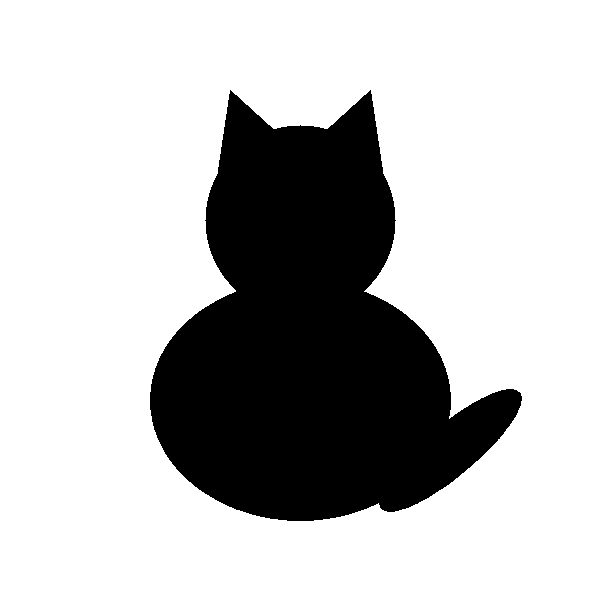
#> input picture samples/cat.png, 600 x 600 px
$ python -i preprocess.py   (imports and definitions only)
#> lines starting #> are read from the running program, lines starting #| are printed output that depends on the picture; after the words box and inside, x2 and y2 are one past the last pixel; in counts of white or black regions, pixels touching at a corner belong together
"""Stage 1: load an image and prepare it for contour detection."""

from io import BytesIO
from pathlib import Path

import cv2
import numpy as np
from PIL import Image, ImageOps
from pillow_heif import register_heif_opener

# Teach Pillow to open iPhone .HEIC photos.
# [1 line not run here, left out]

# Working resolution. Photos straight off a phone are ~4000px wide, which is
# slow to process and full of noise we don't want anyway.
MAX_SIDE = 800


def load_image(path: str | Path) -> np.ndarray:
    """Read an image from disk as a BGR array (OpenCV's default channel order)."""
#> called with path = '../samples/cat.png'
    try:
        with Image.open(path) as image:
#> image is the input picture: PIL image 600x600 RGB; values 30 (black) and 255 (white), 74.6% white; 1 black region, box (x1, y1, x2, y2) and area: (150, 90, 522, 521) 91341
            return _to_bgr(image)
    except (OSError, ValueError) as error:  # missing, unreadable, or not an image
        raise FileNotFoundError(f"Could not read image: {path}") from error


def decode_image(data: bytes) -> np.ndarray:
    """Decode an image from raw file bytes (e.g. an upload) into a BGR array."""
    try:
        with Image.open(BytesIO(data)) as image:
            return _to_bgr(image)
    except (OSError, ValueError) as error:
        raise ValueError("Could not read image: unsupported or corrupt file") from error


def _to_bgr(image: Image.Image) -> np.ndarray:
    """Normalize any Pillow image to an upright, 8-bit, 3-channel BGR array.

    - Phone photos store their rotation in EXIF metadata; apply it so the
      picture isn't sideways.
    - Transparent areas become white. (Left alone they'd turn black, and a
      cut-out photo would look like a subject surrounded by a sea of ink.)
    """
    image = ImageOps.exif_transpose(image)
    rgba = np.asarray(image.convert("RGBA"), dtype=np.float32)
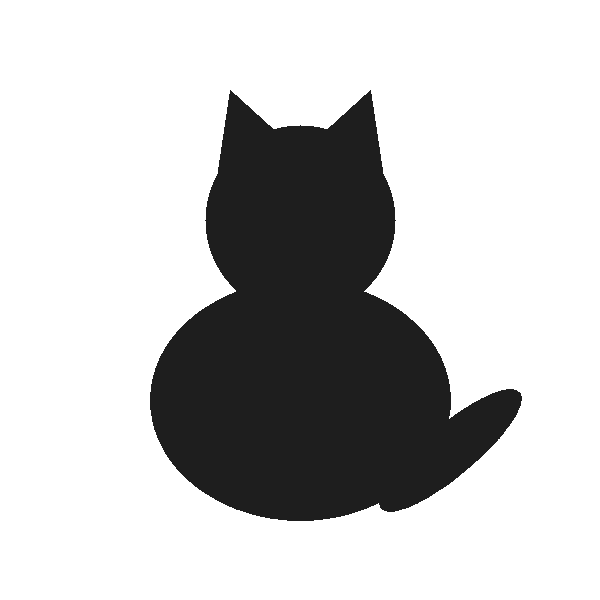
#> rgba: shape (600, 600, 4) float32; mean R, G, B, A 198.8, 198.8, 198.8, 255.8
    alpha = rgba[:, :, 3:4] / 255
#> alpha: shape (600, 600, 1) float32; every value is 1
    rgb = rgba[:, :, :3] * alpha + 255 * (1 - alpha)
    return cv2.cvtColor(rgb.astype(np.uint8), cv2.COLOR_RGB2BGR)


def resize(image: np.ndarray, max_side: int = MAX_SIDE) -> np.ndarray:
    """Scale the image so its longest side is exactly `max_side` pixels.

    Small images are enlarged too: line widths, blur sizes and other
    thresholds are tuned for the working size, and a 400px clip-art image
    would otherwise lose its eyes as "specks".
    """
#> called with max_side = 800
    height, width = image.shape[:2]
#> height = 600; width = 600
    scale = max_side / max(height, width)
#> scale = 1.33
    if scale == 1:
        return image
    new_size = (round(width * scale), round(height * scale))
#> new_size = (800, 800)
    # INTER_AREA averages pixels (best for shrinking); INTER_CUBIC interpolates
    # smoothly (best for enlarging).
    interpolation = cv2.INTER_AREA if scale < 1 else cv2.INTER_CUBIC
#> interpolation = 2
    return cv2.resize(image, new_size, interpolation=interpolation)


def to_grayscale(image: np.ndarray) -> np.ndarray:
    """Convert to a single-channel image and blur away fine texture."""
    gray = cv2.cvtColor(image, cv2.COLOR_BGR2GRAY)
    # A small blur removes pixel-level noise (grain, JPEG artifacts) so the
    # threshold step produces smooth outlines instead of jagged ones.
    return cv2.GaussianBlur(gray, (5, 5), 0)
#> returned value: shape (800, 800)


def preprocess(path: str | Path) -> np.ndarray:
    """Load, resize and grayscale an image in one call."""
    return to_grayscale(resize(load_image(path)))

>>> result = preprocess('../samples/cat.png')

$ run again, on samples/star.png
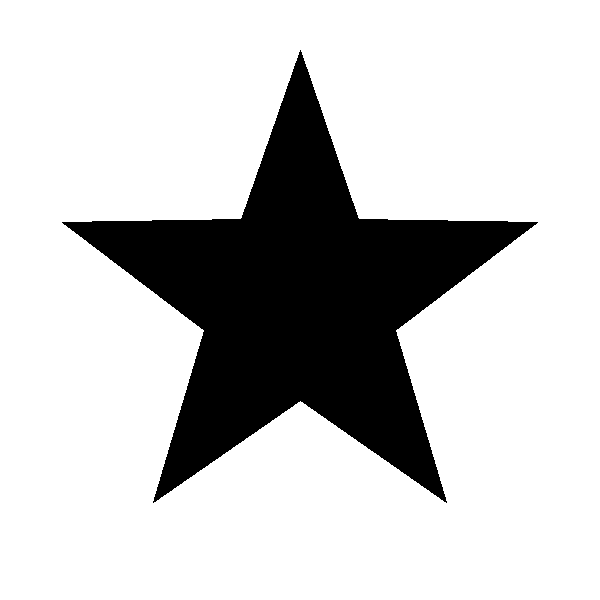
#> input picture samples/star.png, 600 x 600 px
#> in load_image, image is the input picture: PIL image 600x600 RGB; values 30 (black) and 255 (white), 79.4% white; 1 black region, box (x1, y1, x2, y2) and area: (62, 50, 538, 503) 74229
#> in _to_bgr, `rgba = np.asarray(image.convert("RGBA"), dtype=np.float32)`:
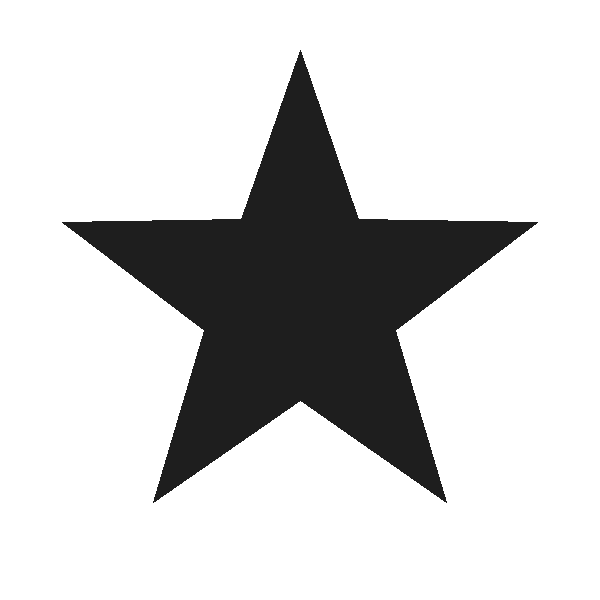
#> rgba: shape (600, 600, 4) float32; mean R, G, B, A 209.5, 209.5, 209.5, 255.8
#> alpha: shape (600, 600, 1) float32; every value is 1
#> height = 600
#> scale = 1.33
#> new_size = (800, 800)
#> interpolation = 2
